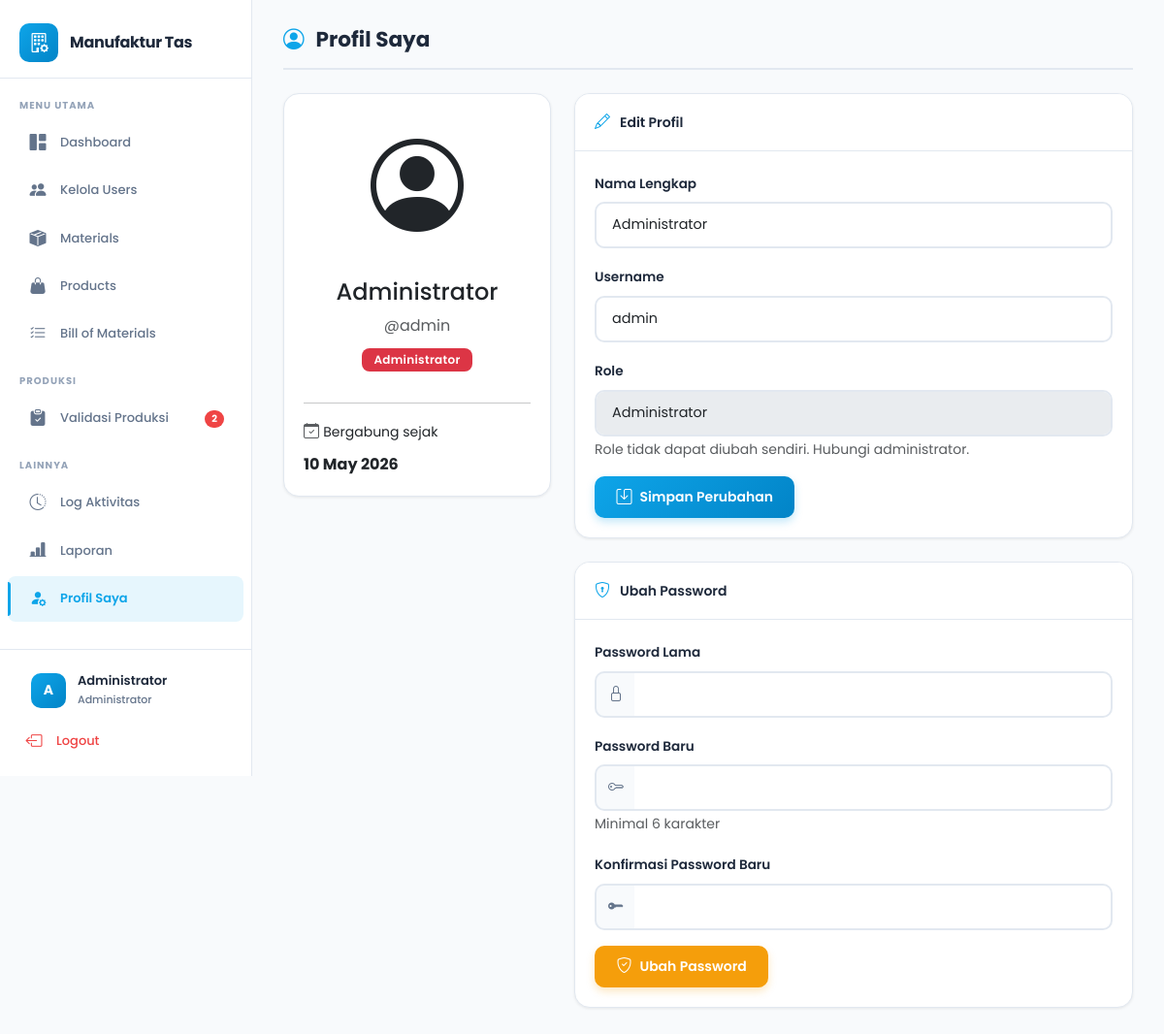
The page /pages/profile.php (signed in) on the database its author committed.
### tables this page shows
CREATE TABLE `users` (
  `id` int NOT NULL,
  `nama` varchar(100) NOT NULL,
  `username` varchar(50) NOT NULL,
  `password` varchar(255) NOT NULL,
  `role` enum('administrator','procurement','gudang') NOT NULL,
  `reset_token` varchar(64) DEFAULT NULL,
  `reset_token_expire` datetime DEFAULT NULL,
  `created_at` timestamp NULL DEFAULT CURRENT_TIMESTAMP
);

### includes/auth.php (called while the page is built, shortened)
<?php
function getUserInfo($pdo, $user_id) {
    $stmt = $pdo->prepare("SELECT * FROM users WHERE id = ?");
    $stmt->execute([$user_id]);
    return $stmt->fetch();
}

### pages/profile.php (the view, shortened to what this page needs)
<?php
require_once '../config/database.php';
require_once '../includes/auth.php';
$user = getUserInfo($pdo, $_SESSION['user_id']);
include '../includes/header.php';
?>
<div class="page-header">
    <h2><i class="bi bi-person-circle"></i> Profil Saya</h2>
</div>
<div class="row">
    <div class="col-md-4 mb-4">
        <div class="card">
            <div class="card-body text-center">
                <div class="mb-3">
                    <i class="bi bi-person-circle" style="font-size: 6rem; color: var(--primary-color);"></i>
                </div>
                <h4><?php echo htmlspecialchars($user['nama']); ?></h4>
                <p class="text-muted mb-2">@<?php echo htmlspecialchars($user['username']); ?></p>
                <?php
                $badge_class = [
                    'administrator' => 'bg-danger',
                    'procurement' => 'bg-primary',
                    'gudang' => 'bg-success'
                ];
                ?>
                <span class="badge <?php echo $badge_class[$user['role']]; ?> mb-3">
                    <?php echo ucfirst($user['role']); ?>
                </span>
                <hr>
                <div class="text-start">
                    <p class="mb-2"><i class="bi bi-calendar-check text-muted"></i> <small>Bergabung sejak</small></p>
                    <p class="mb-0"><strong><?php echo date('d F Y', strtotime($user['created_at'])); ?></strong></p>
                </div>
            </div>
        </div>
    </div>
    <div class="col-md-8">
        <div class="card mb-4">
            <div class="card-header">
                <i class="bi bi-pencil"></i> Edit Profil
            </div>
            <div class="card-body">
                <form method="POST" action="">
                    <div class="mb-3">
                        <label class="form-label">Nama Lengkap</label>
                        <input type="text" class="form-control" name="nama" value="<?php echo htmlspecialchars($user['nama']); ?>" required>
                    </div>
                    <div class="mb-3">
                        <label class="form-label">Username</label>
                        <input type="text" class="form-control" name="username" value="<?php echo htmlspecialchars($user['username']); ?>" required>
                    </div>
                    <div class="mb-3">
                        <label class="form-label">Role</label>
                        <input type="text" class="form-control" value="<?php echo ucfirst($user['role']); ?>" disabled>
                        <small class="text-muted">Role tidak dapat diubah sendiri. Hubungi administrator.</small>
                    </div>
                    <button type="submit" class="btn btn-primary">
                        <i class="bi bi-save"></i> Simpan Perubahan
                    </button>
                </form>
            </div>
        </div>
        <div class="card">
            <div class="card-header">
                <i class="bi bi-shield-lock"></i> Ubah Password
            </div>
            <div class="card-body">
                <form method="POST" action="">
                    <div class="mb-3">
                        <label class="form-label">Password Lama</label>
                        <div class="input-group">
                            <span class="input-group-text"><i class="bi bi-lock"></i></span>
                            <input type="password" class="form-control" name="current_password" required>
                        </div>
                    </div>
                    <div class="mb-3">
                        <label class="form-label">Password Baru</label>
                        <div class="input-group">
                            <span class="input-group-text"><i class="bi bi-key"></i></span>
                            <input type="password" class="form-control" name="new_password" minlength="6" required>
                        </div>
                        <small class="text-muted">Minimal 6 karakter</small>
                    </div>
                    <div class="mb-3">
                        <label class="form-label">Konfirmasi Password Baru</label>
                        <div class="input-group">
                            <span class="input-group-text"><i class="bi bi-key-fill"></i></span>
                            <input type="password" class="form-control" name="confirm_password" minlength="6" required>
                        </div>
                    </div>
                    <button type="submit" class="btn btn-warning">
                        <i class="bi bi-shield-check"></i> Ubah Password
                    </button>
                </form>
            </div>
        </div>
    </div>
</div>
<?php include '../includes/footer.php'; ?>

### assets/css/style.css (style rules this page uses)
:root { --primary: #0ea5e9; --primary-dark: #0284c7; --primary-light: rgba(14, 165, 233, 0.1); --success: #10b981; --danger: #ef4444; --warning: #f59e0b; --info: #3b82f6; --dark: #1e293b; --text: #334155; --text-light: #64748b; --bg: #f8fafc; --white: #ffffff; --border: #e2e8f0; --sidebar-width: 260px; --shadow-sm: 0 1px 3px rgba(0,0,0,0.08); --shadow: 0 4px 12px rgba(0,0,0,0.08); --shadow-lg: 0 10px 25px rgba(0,0,0,0.1); --radius: 12px; --radius-lg: 16px; }
* { margin: 0; padding: 0; box-sizing: border-box; }
body { font-family: 'Poppins', 'Segoe UI', sans-serif; background-color: var(--bg); color: var(--text); line-height: 1.6; }
.card { border: 1px solid var(--border); border-radius: var(--radius-lg); box-shadow: var(--shadow-sm); margin-bottom: 1.5rem; transition: all 0.25s ease; overflow: hidden; background: var(--white); }
.card-header { background: var(--white); color: var(--dark); border-bottom: 1px solid var(--border); padding: 16px 20px; font-weight: 600; font-size: 14px; display: flex; align-items: center; }
.card-header i { margin-right: 10px; font-size: 16px; color: var(--primary); }
.card-body { padding: 20px; }
.btn { border-radius: 10px; padding: 0.6rem 1.4rem; font-weight: 600; font-size: 0.875rem; transition: all 0.25s ease; border: none; display: inline-flex; align-items: center; gap: 0.5rem; font-family: 'Poppins', sans-serif; }
.btn i { font-size: 1rem; }
.btn-primary { background: linear-gradient(135deg, var(--primary), var(--primary-dark)); box-shadow: 0 4px 8px rgba(14,165,233,0.25); }
.btn-warning { background: var(--warning); color: white; box-shadow: 0 4px 8px rgba(245,158,11,0.25); }
.form-label { font-weight: 600; color: var(--dark); margin-bottom: 0.5rem; font-size: 0.85rem; }
.form-control, .form-select { border: 2px solid var(--border); border-radius: 10px; padding: 0.7rem 1rem; transition: all 0.25s ease; font-size: 0.9rem; font-family: 'Poppins', sans-serif; }
.input-group-text { background: var(--bg); border: 2px solid var(--border); border-right: none; border-radius: 10px 0 0 10px; color: var(--text-light); }
.input-group .form-control { border-left: none; border-radius: 0 10px 10px 0; }
.badge { padding: 0.4rem 0.8rem; font-weight: 600; border-radius: 8px; font-size: 0.75rem; letter-spacing: 0.3px; }
.page-header { display: flex; justify-content: space-between; align-items: center; margin-bottom: 24px; padding-bottom: 16px; border-bottom: 2px solid var(--border); }
.page-header h2 { font-weight: 700; font-size: 1.35rem; color: var(--dark); display: flex; align-items: center; gap: 0.75rem; margin: 0; }
.page-header h2 i { color: var(--primary); }

### rows shown on the page
users: nama "Administrator", username "admin", role "Administrator", created_at "10 May 2026"

### other values the page prints
$pending_count "2"
substr($_SESSION['nama'], 0, 1) "A"
$_SESSION['nama'] "Administrator"
$_SESSION['role'] "Administrator"
